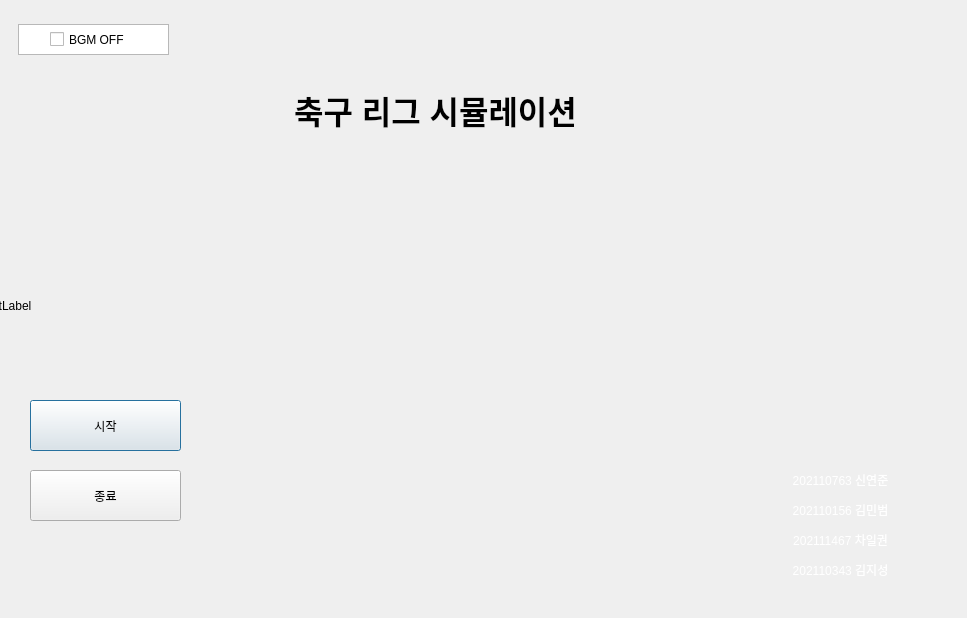
<?xml version="1.0" encoding="UTF-8"?>
<ui version="4.0">
 <class>Main_Screen</class>
 <widget class="QDialog" name="Main_Screen">
  <property name="geometry">
   <rect>
    <x>0</x>
    <y>0</y>
    <width>967</width>
    <height>618</height>
   </rect>
  </property>
  <property name="windowTitle">
   <string>Dialog</string>
  </property>
  <widget class="QLabel" name="Main_Title">
   <property name="geometry">
    <rect>
     <x>170</x>
     <y>80</y>
     <width>531</width>
     <height>61</height>
    </rect>
   </property>
   <property name="text">
    <string>&lt;html&gt;&lt;head/&gt;&lt;body&gt;&lt;p align=&quot;center&quot;&gt;&lt;span style=&quot; font-size:24pt; font-weight:600;&quot;&gt;축구 리그 시뮬레이션&lt;/span&gt;&lt;/p&gt;&lt;/body&gt;&lt;/html&gt;</string>
   </property>
  </widget>
  <widget class="QPushButton" name="Start_Button">
   <property name="geometry">
    <rect>
     <x>30</x>
     <y>400</y>
     <width>151</width>
     <height>51</height>
    </rect>
   </property>
   <property name="text">
    <string>시작</string>
   </property>
  </widget>
  <widget class="QLabel" name="Members">
   <property name="geometry">
    <rect>
     <x>750</x>
     <y>460</y>
     <width>181</width>
     <height>131</height>
    </rect>
   </property>
   <property name="text">
    <string>&lt;html&gt;&lt;head/&gt;&lt;body&gt;&lt;p align=&quot;center&quot;&gt;&lt;span style=&quot; color:#ffffff;&quot;&gt;202110763 신연준&lt;/span&gt;&lt;/p&gt;&lt;p align=&quot;center&quot;&gt;&lt;span style=&quot; color:#ffffff;&quot;&gt;202110156 김민범&lt;/span&gt;&lt;/p&gt;&lt;p align=&quot;center&quot;&gt;&lt;span style=&quot; color:#ffffff;&quot;&gt;202111467 차일권&lt;/span&gt;&lt;/p&gt;&lt;p align=&quot;center&quot;&gt;&lt;span style=&quot; color:#ffffff;&quot;&gt;202110343 김지성&lt;/span&gt;&lt;/p&gt;&lt;/body&gt;&lt;/html&gt;</string>
   </property>
  </widget>
  <widget class="QPushButton" name="Exit_Button">
   <property name="geometry">
    <rect>
     <x>30</x>
     <y>470</y>
     <width>151</width>
     <height>51</height>
    </rect>
   </property>
   <property name="text">
    <string>종료</string>
   </property>
  </widget>
  <widget class="QLabel" name="Main_Pix">
   <property name="geometry">
    <rect>
     <x>-20</x>
     <y>-20</y>
     <width>1001</width>
     <height>651</height>
    </rect>
   </property>
   <property name="text">
    <string>TextLabel</string>
   </property>
  </widget>
  <widget class="QCheckBox" name="bgmBox">
   <property name="geometry">
    <rect>
     <x>50</x>
     <y>30</y>
     <width>96</width>
     <height>19</height>
    </rect>
   </property>
   <property name="text">
    <string>BGM OFF</string>
   </property>
  </widget>
  <widget class="QListView" name="listView_5">
   <property name="geometry">
    <rect>
     <x>18</x>
     <y>24</y>
     <width>151</width>
     <height>31</height>
    </rect>
   </property>
  </widget>
  <zorder>Main_Pix</zorder>
  <zorder>listView_5</zorder>
  <zorder>Main_Title</zorder>
  <zorder>Start_Button</zorder>
  <zorder>Members</zorder>
  <zorder>Exit_Button</zorder>
  <zorder>bgmBox</zorder>
 </widget>
 <resources/>
 <connections/>
</ui>
